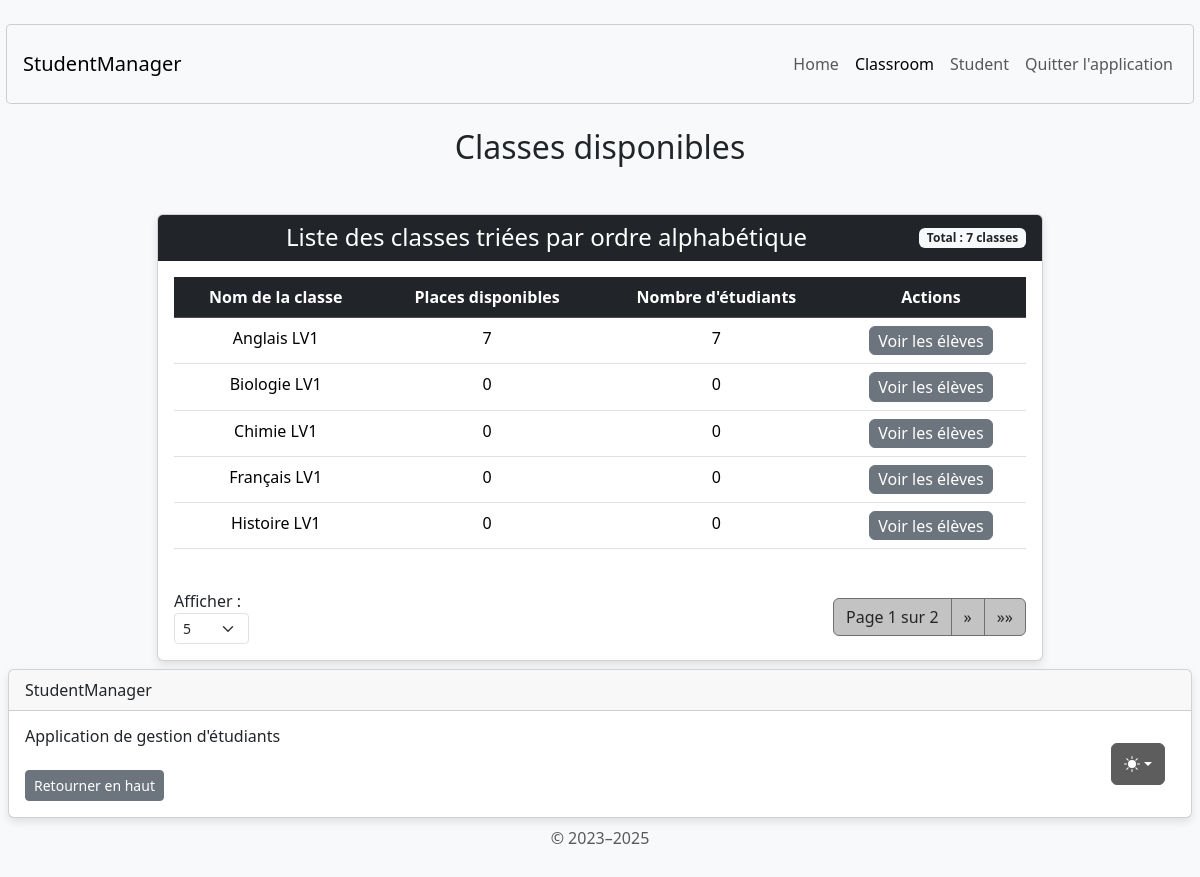
The app's page /classroom/display/ with its own data.
### classroom/models.py (models this page shows, shortened)
class Classroom(models.Model):
    classroom_name = models.CharField(max_length=255)
    number_of_places_available = models.PositiveIntegerField(default=0)
    @property
    def student_count(self):
        return self.students.count()

### classroom/views.py (the view)
# urls.py: path('classroom/display/', display_classrooms_view, name='display_classrooms'),
def display_classrooms_view(request):
    try:
        items_per_page = int(request.GET.get('items_per_page', 5))
        if items_per_page not in [5, 10, 50, 100]:
            items_per_page = 5
    except (ValueError, TypeError):
        items_per_page = 5
    classrooms = Classroom.objects.all().order_by('classroom_name')
    paginator = Paginator(classrooms, items_per_page)
    page_number = request.GET.get('page')
    page_obj = paginator.get_page(page_number)
    classrooms_data = [
        {
            'id': classroom.id,
            'name': classroom.classroom_name,
            'places_available': classroom.number_of_places_available,
            'student_count': classroom.student_count,
        }
        for classroom in page_obj.object_list
    ]
    context = {
        'page_obj': page_obj,
        'classrooms': classrooms_data,
        'has_classrooms': classrooms.exists(),
        'items_per_page': items_per_page,
        'per_page_options': [5, 10, 50, 100]
    }
    return render(request, 'classroom/display_classrooms.html', context)

### classroom/templates/classroom/display_classrooms.html (shortened to what this page needs)
{% extends 'home/base.html' %}
{% load static %}
{% block content %}
<body class="d-flex align-items-center py-4 bg-body-tertiary">
    <main class="container text-center">
        <h2 class="mb-4 mt-4">Classes disponibles</h2>
        <div class="container mt-5">
            <div class="row justify-content-center">
                <div class="col-md-10">
                    <div class="card">
                        <div class="card-header bg-dark text-white d-flex justify-content-between align-items-center">
                            <h4 class="mb-0 flex-grow-1 text-center">Liste des classes triées par ordre alphabétique
                            </h4>
                            <span class="badge bg-light text-dark">
                                Total : {{ page_obj.paginator.count }} classes
                            </span>
                        </div>
                        <div class="card-body">
                            {% if has_classrooms %}
                            <div class="table-responsive">
                                <table class="table table-hover">
                                    <thead class="table-dark">
                                        <tr>
                                            <th scope="col">Nom de la classe</th>
                                            <th scope="col">Places disponibles</th>
                                            <th scope="col">Nombre d'étudiants</th>
                                            <th scope="col">Actions</th>
                                        </tr>
                                    </thead>
                                    <tbody>
                                        {% for classroom in classrooms %}
                                        <tr>
                                            <td>{{ classroom.name }}</td>
                                            <td>{{ classroom.places_available }}</td>
                                            <td>{{ classroom.student_count }}</td>
                                            <td>
                                                <button type="button"
                                                    class="btn btn-secondary btn-custom-hover btn-custom-padding"
                                                    data-bs-toggle="modal"
                                                    data-bs-target="#studentsModal{{ classroom.id }}">
                                                    Voir les élèves
                                                </button>
                                            </td>
                                        </tr>
                                        {% endfor %}
                                    </tbody>
                                </table>
                            </div>
                            <div class="pagination-container mt-4">
                                <div>
                                    <form method="GET" class="form-inline">
                                        <label for="items_per_page" class="me-2">Afficher :</label>
                                        <select name="items_per_page" id="items_per_page"
                                            class="form-select form-select-sm" onchange="this.form.submit()">
                                            {% for option in per_page_options %}
                                            <option value="{{ option }}" {% if items_per_page == option %}selected{% endif %}>{{ option }}</option>
                                            {% endfor %}
                                        </select>
                                    </form>
                                </div>
                                <nav>
                                    <ul class="pagination mb-0">
                                        <li class="page-item disabled">
                                            <span class="page-link">
                                                Page {{ page_obj.number }} sur {{ page_obj.paginator.num_pages }}
                                            </span>
                                        </li>
                                        {% if page_obj.has_next %}
                                        <li class="page-item">
                                            <a class="page-link"
                                                href="?page={{ page_obj.next_page_number }}&items_per_page={{ items_per_page }}"
                                                aria-label="Next">
                                                <span aria-hidden="true">&raquo;</span>
                                            </a>
                                        </li>
                                        <li class="page-item">
                                            <a class="page-link"
                                                href="?page={{ page_obj.paginator.num_pages }}&items_per_page={{ items_per_page }}"
                                                aria-label="Last">
                                                <span aria-hidden="true">&raquo;&raquo;</span>
                                            </a>
                                        </li>
                                        {% endif %}
                                    </ul>
                                </nav>
                            </div>
                            {% else %}
                            <div class="alert alert-info" role="alert">
                                Il n'y a pas de classes à afficher.
                            </div>
                            {% endif %}
                        </div>
                    </div>
                </div>
            </div>
        </div>
    </main>
</body>
{% endblock content %}

### home/templates/home/base.html (style rules this page uses)
body { display: flex; flex-direction: column; min-height: 100vh; }
main { flex: 1; }

### classroom/templates/classroom/display_classrooms.html (style rules this page uses)
.btn-custom-padding { padding: 0.1rem 0.5rem; }
.card { box-shadow: 0 4px 8px rgba(0, 0, 0, 0.1); }
.pagination .page-item .page-link { color: #252525; background-color: #c3c3c3; border-color: #6f6f6f; transition: all 0.3s ease; outline: none !important; box-shadow: none !important; }
.pagination .page-item.disabled .page-link { background-color: #c3c3c3; border-color: #6f6f6f; color: #252525; }
.pagination-container { display: flex; justify-content: space-between; align-items: center; flex-wrap: wrap; }

### records on screen
Classroom: name "Anglais LV1"
Classroom: name "Biologie LV1"
Classroom: name "Chimie LV1"
Classroom: name "Français LV1"
Classroom: name "Histoire LV1"

### other values on screen
{{ page_obj.paginator.count }} "7"
{{ classroom.places_available }} "7" "0" "0" "0" "0"
{{ classroom.student_count }} "7" "0" "0" "0" "0"
{{ page_obj.number }} "1"
{{ page_obj.paginator.num_pages }} "2"
form field items_per_page "5"
